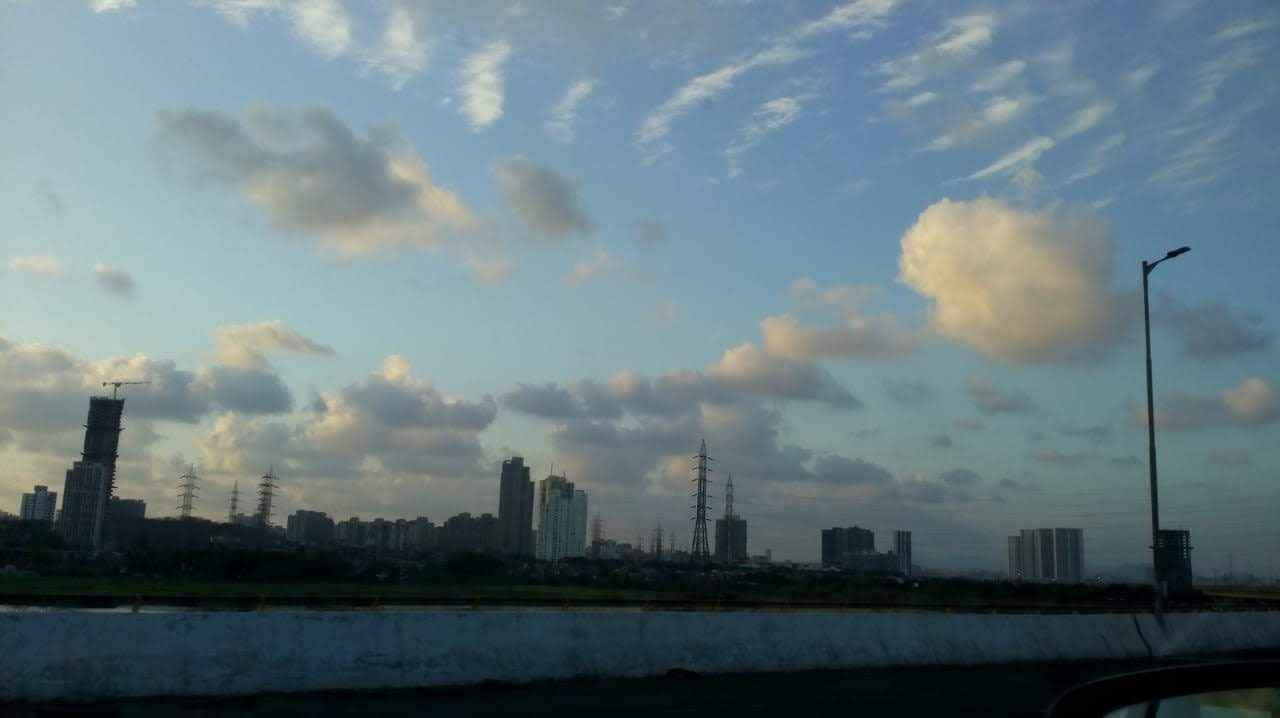
%> input picture Test/Test1.jpeg, 1280 x 718 px
$ octave --eval "result = groundThresh(imread('../Test/Test1.jpeg'));"   (GNU Octave 9; MATLAB toolbox functions it lacks are replaced by stand-ins)
%> lines starting %> are read from the running program, lines starting %| are printed output that depends on the picture; in (x1, y1, x2, y2) boxes, pixels count from 0 and x2, y2 are one past the last pixel; in counts of white or black regions, pixels touching at a corner belong together; the program's own positions count from 1
### 2 - GroundFixedThresh/saturateinv.m
function [bin] = saturateinv(img)
hsv=rgb2hsv(img);   %Convert to HSV color space
%> hsv: size 718x1280x3 double; mean H, S, V 0.502, 0.313, 0.501
gray=hsv(:,:,2);   % 2nd Channel is Saturation channel
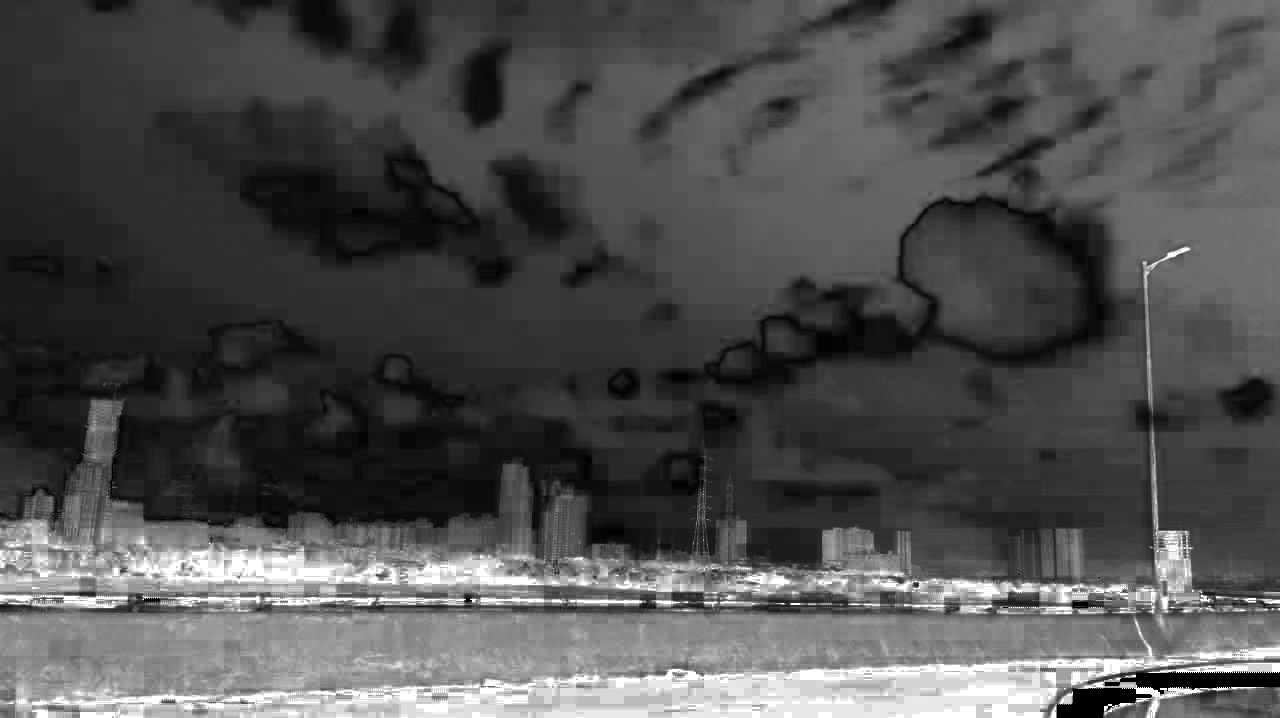
%> gray: size 718x1280 double; min 0, max 1, mean 0.313
gray=1-gray;        % Invert Saturation
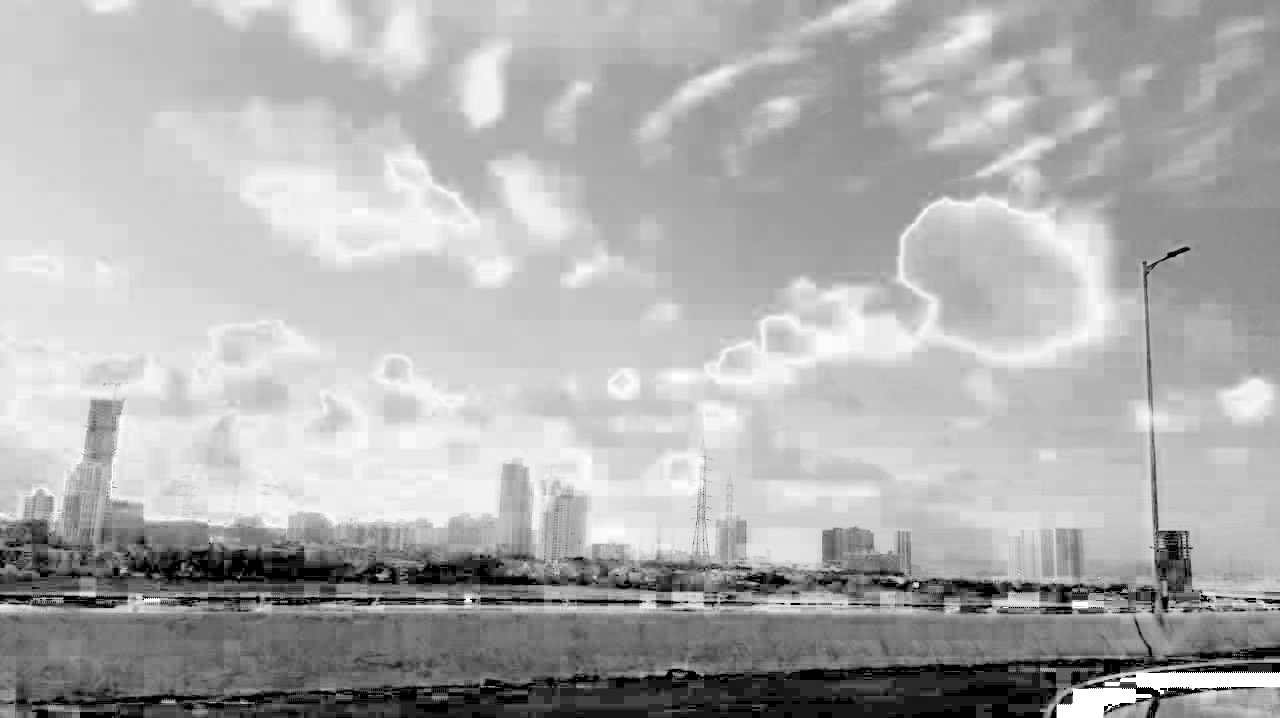
%> gray: size 718x1280 double; min 0, max 1, mean 0.687
bin=imbinarize(gray);   % Threshold
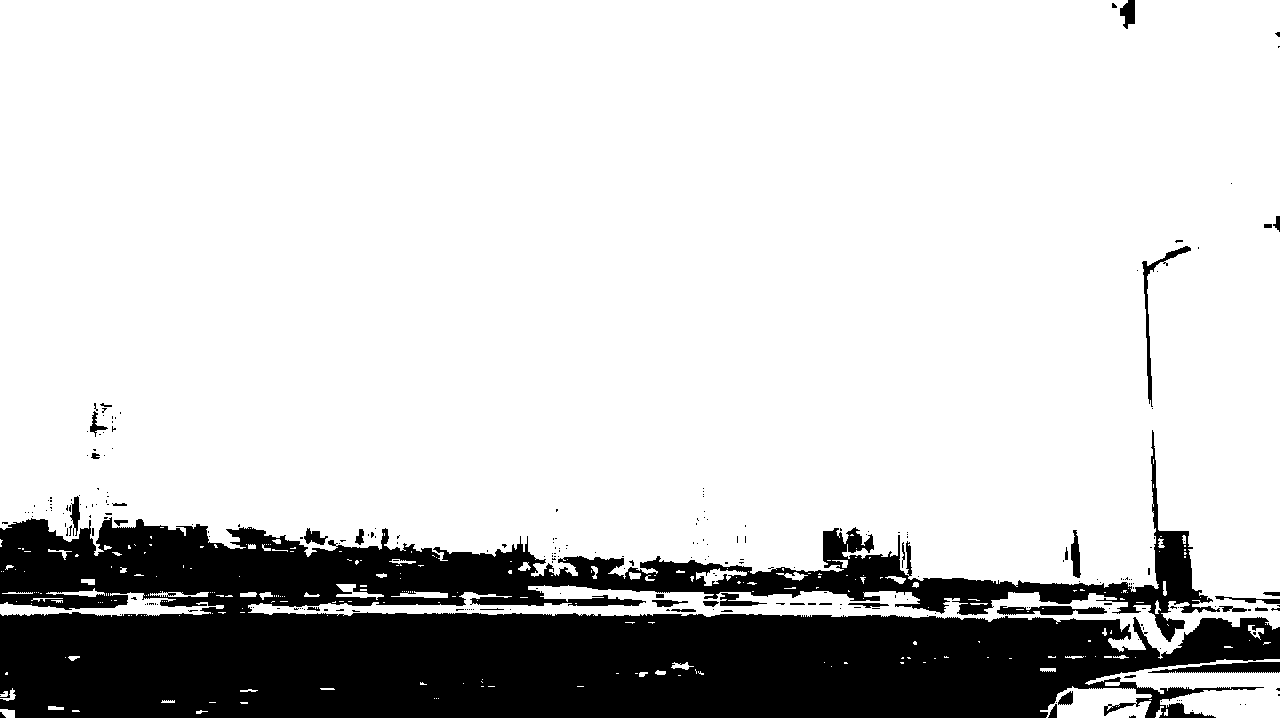
%> bin: size 718x1280 logical; 80.6% white; 251 black regions (214 under 20 px), largest, box (x1, y1, x2, y2) and area: (0, 430, 1280, 718) 171716, (1148, 662, 1280, 673) 932, (1142, 246, 1191, 407) 748
end

### 2 - GroundFixedThresh/groundThresh.m
function [cent,okta] = groundThresh(img)
    bin=saturateinv(img);
    %Find the percentage of white pixels and scale it down to okta units
    cent=length(bin(bin==1))/length(bin(:)) *100;
%> cent = 80.63
    okta=round(cent*0.08);
%> okta = 6
    disp("% Cloud cover: "+string(cent)+"% Okta: "+string(okta));
%| % Cloud cover: 80.632% Okta: 6
%> `result = groundThresh(imread('../Test/Test1.jpeg'));`: result = 80.63
end

$ run again, on Test/Test2.jpeg
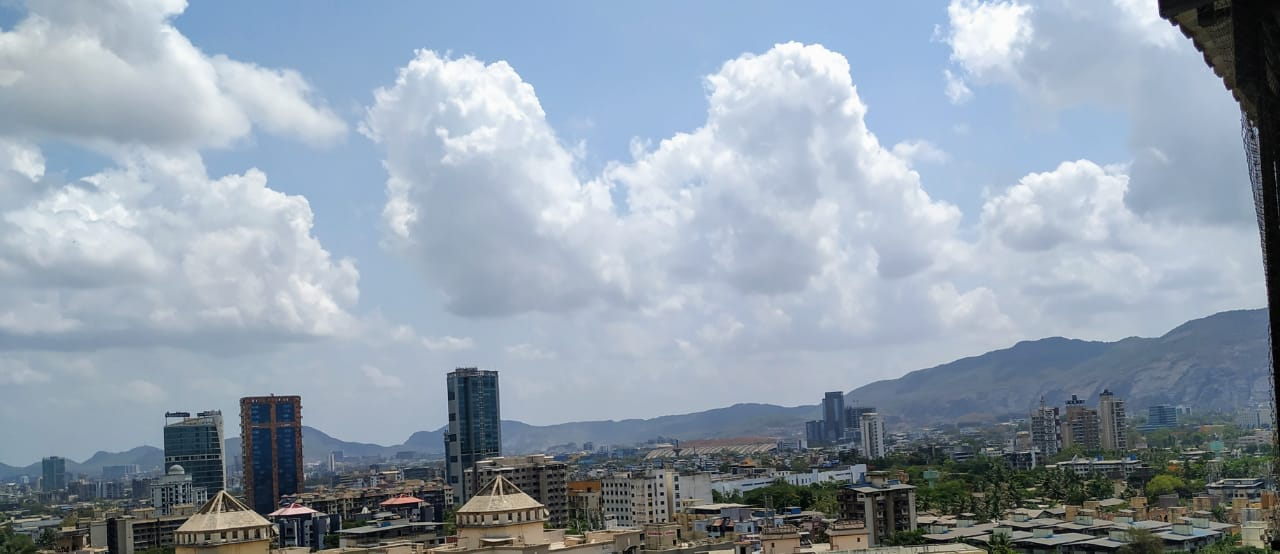
%> input picture Test/Test2.jpeg, 1280 x 554 px
%> hsv: size 554x1280x3 double; mean H, S, V 0.535, 0.192, 0.683
%> in saturateinv, `gray=1-gray;`:
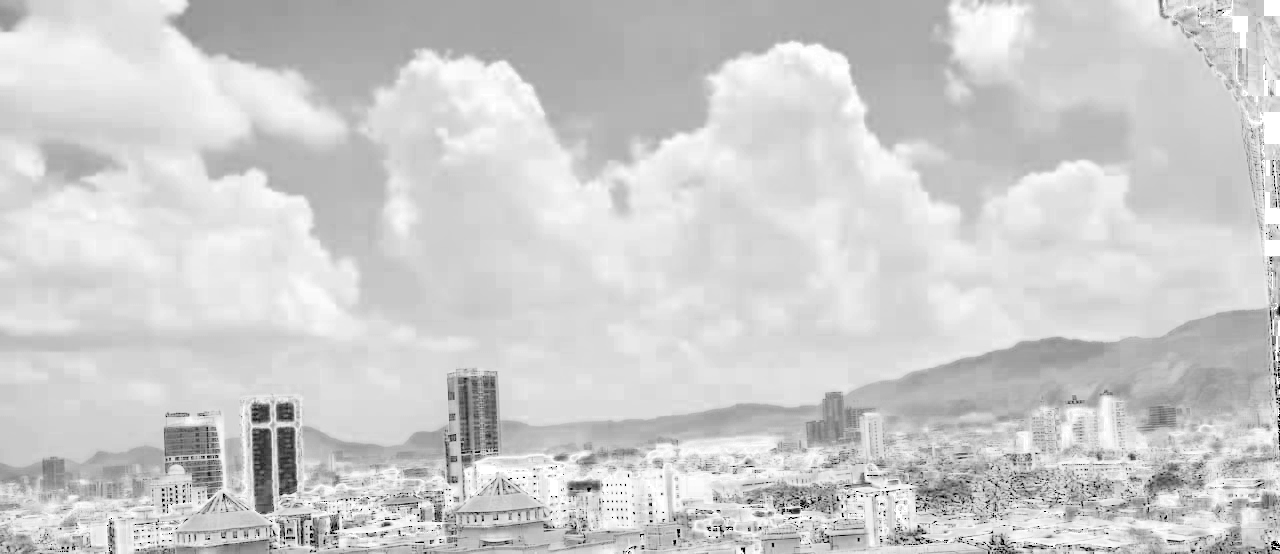
%> gray: size 554x1280 double; min 0, max 1, mean 0.808
%> in saturateinv, `bin=imbinarize(gray);`:
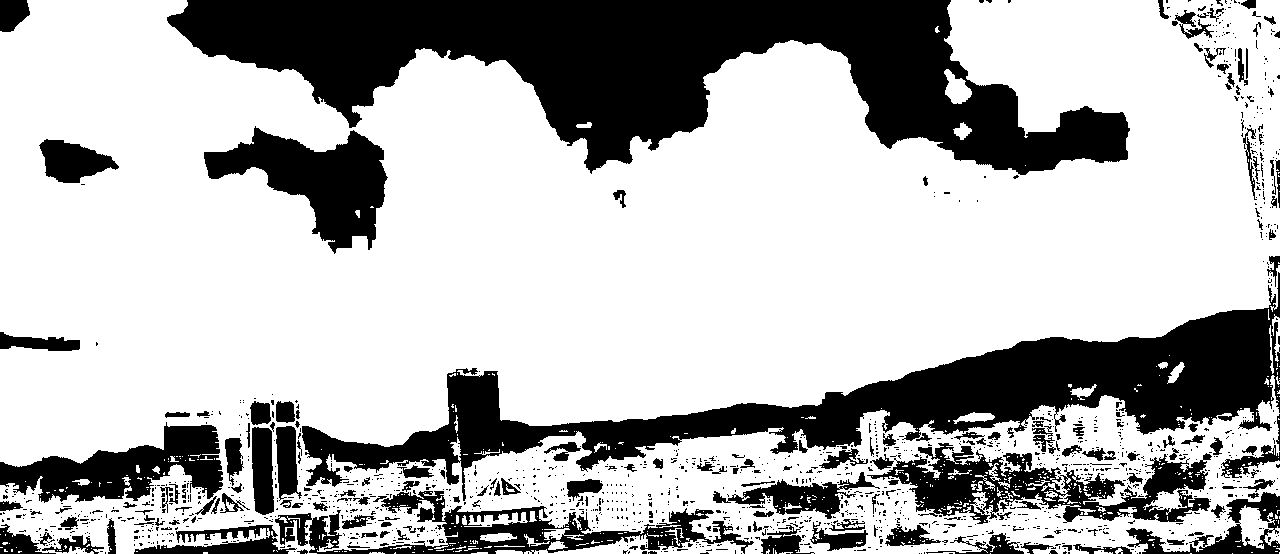
%> bin: size 554x1280 logical; 70.8% white; 1419 black regions (1230 under 20 px), largest, box (x1, y1, x2, y2) and area: (167, 0, 1130, 175) 80211, (302, 272, 1280, 501) 50943, (867, 443, 1212, 524) 11014
%> cent = 70.77
%> okta = 6
%| % Cloud cover: 70.7746% Okta: 6
%> result = 70.77

$ run again, on Test/Test3.jpeg
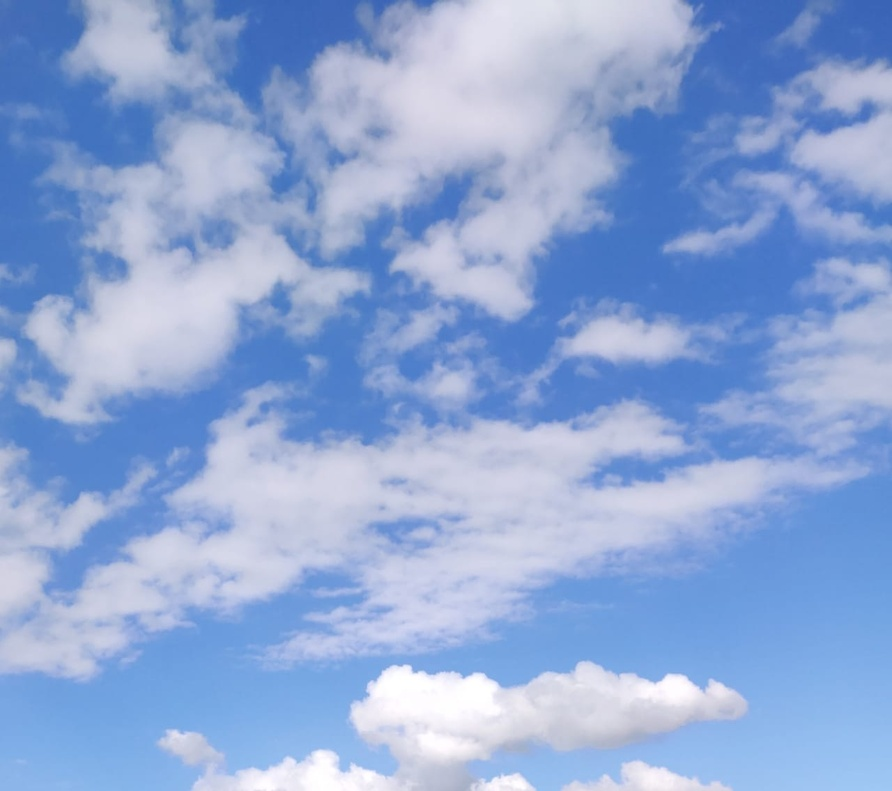
%> input picture Test/Test3.jpeg, 892 x 791 px, shrunk from 1280 x 1135 before the run
%> hsv: size 791x892x3 double; mean H, S, V 0.617, 0.345, 0.839
%> in saturateinv, `gray=1-gray;`:
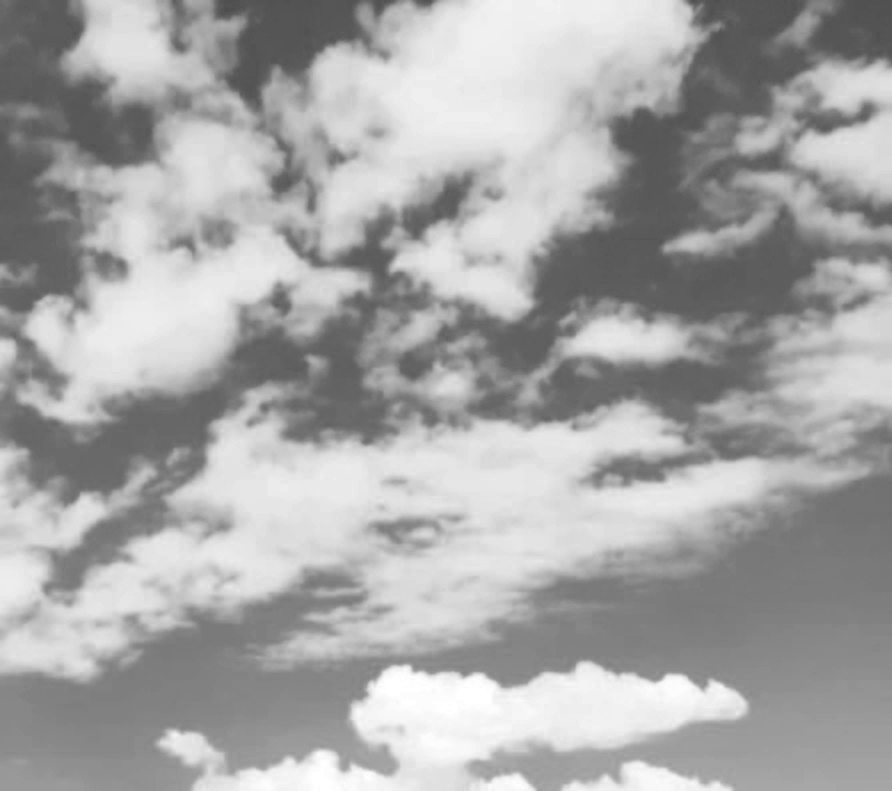
%> gray: size 791x892 double; min 0.3, max 1, mean 0.655
%> in saturateinv, `bin=imbinarize(gray);`:
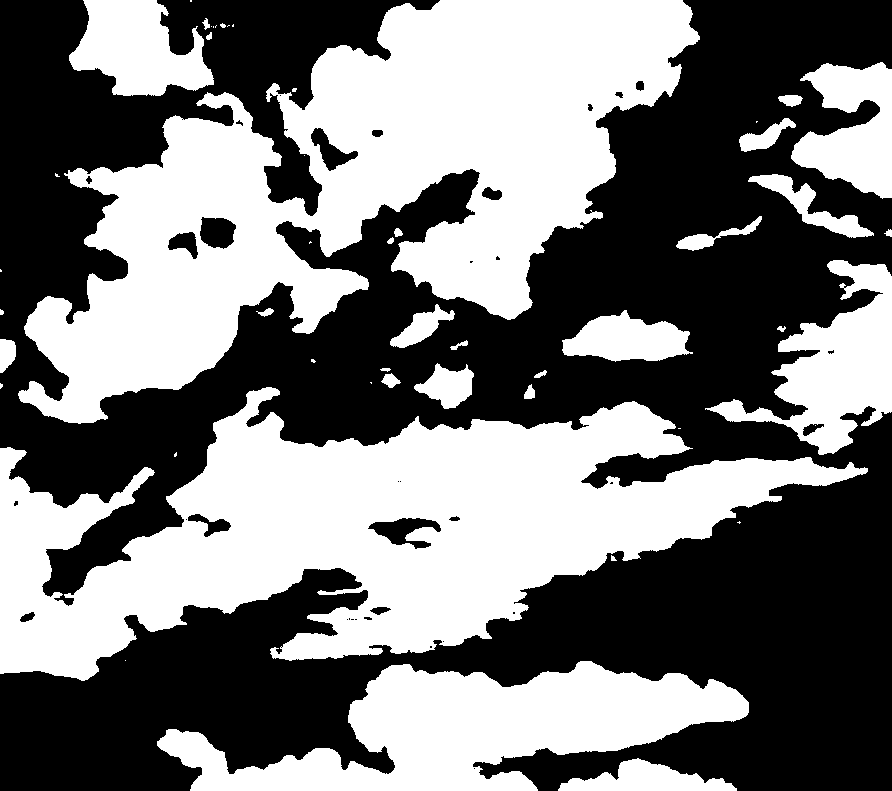
%> bin: size 791x892 logical; 47% white; 50 white regions (21 under 20 px), largest, box (x1, y1, x2, y2) and area: (18, 0, 700, 424) 128060, (0, 387, 868, 681) 117104, (157, 661, 749, 791) 39044
%> cent = 47
%> okta = 4
%| % Cloud cover: 46.9965% Okta: 4
%> result = 47

$ run again, on Test/Test4.jpeg
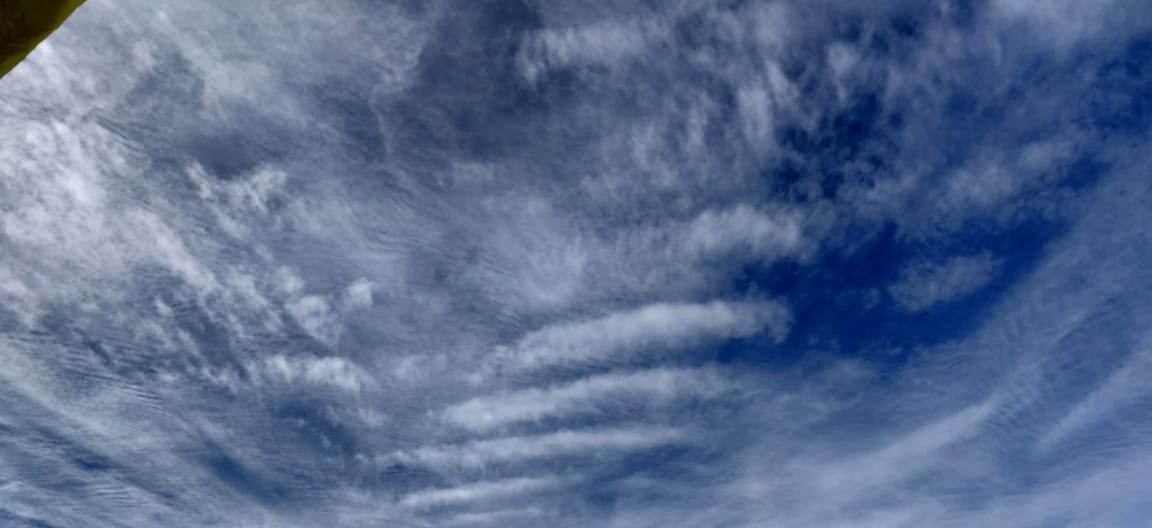
%> input picture Test/Test4.jpeg, 1152 x 528 px
%> hsv: size 528x1152x3 double; mean H, S, V 0.606, 0.41, 0.561
%> in saturateinv, `gray=1-gray;`:
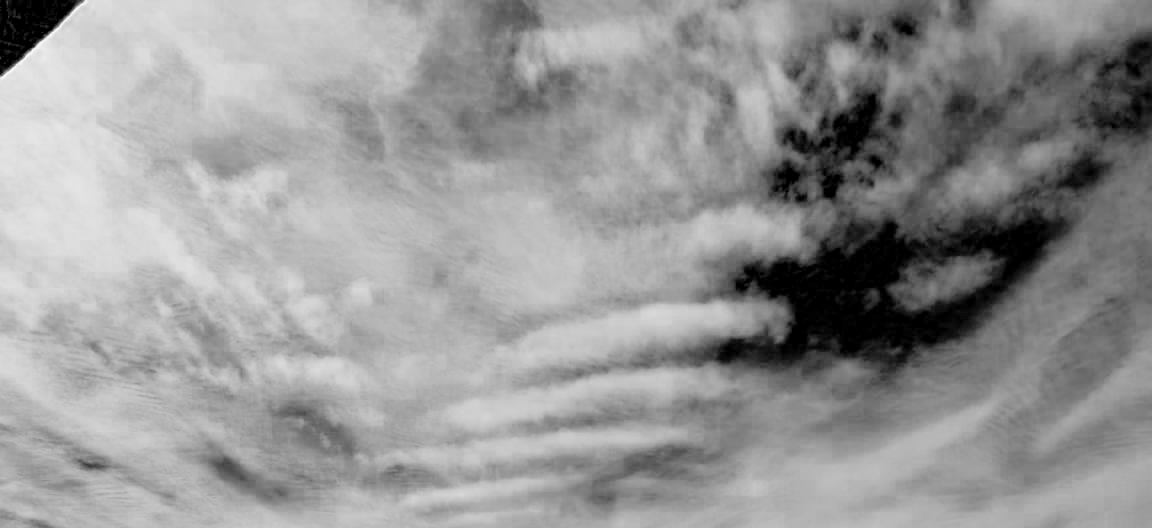
%> gray: size 528x1152 double; min 0, max 1, mean 0.59
%> in saturateinv, `bin=imbinarize(gray);`:
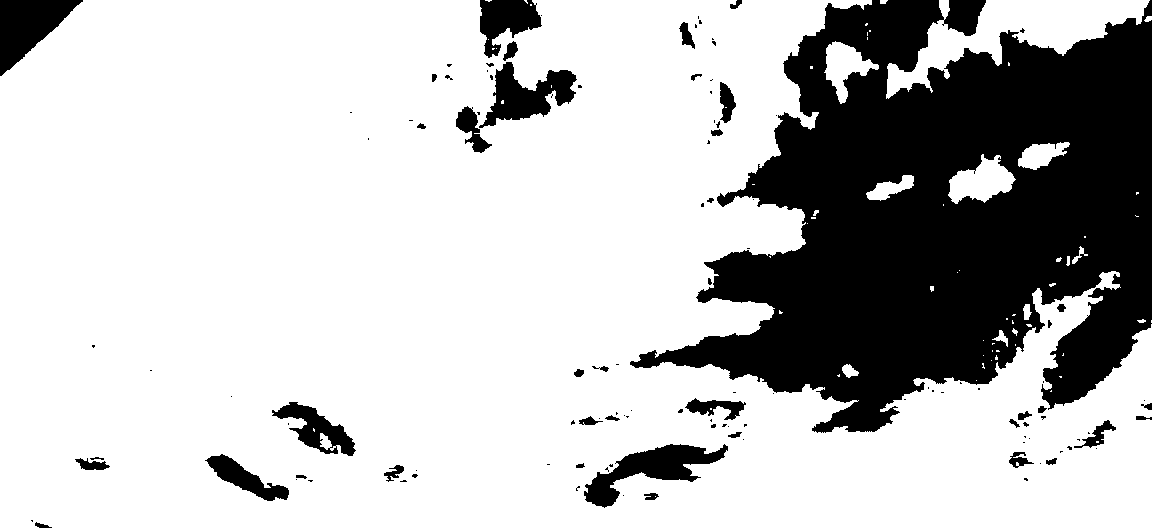
%> bin: size 528x1152 logical; 75.2% white; 119 black regions (77 under 20 px), largest, box (x1, y1, x2, y2) and area: (630, 0, 1152, 433) 131102, (584, 444, 728, 508) 3419, (0, 0, 83, 76) 3318
%> cent = 75.2
%> okta = 6
%| % Cloud cover: 75.1983% Okta: 6
%> result = 75.2
